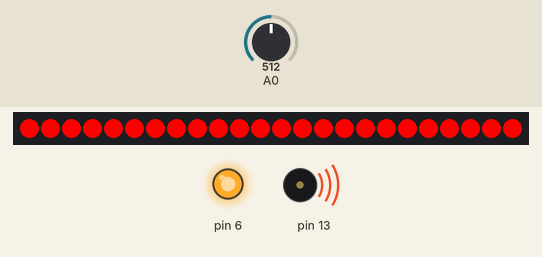
Simulated run of this sketch. Board: Arduino Uno, built with avr-gcc and run on an emulated ATmega328P. Shown: 24 RGB LEDs in strip order, left to right, output pins drawn as LEDs (lit = HIGH), buzzer (waves = sounding). Inputs (shaded band) come from the test bench; at power-on: A0 = 512.

Above: at 1.9 s.
2.0 s: A0 set to 14
At 3.5 s:
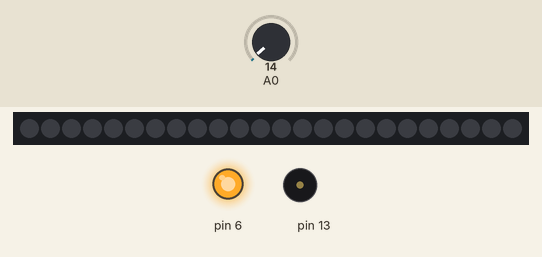
4.7 s: A0 set to 122
At 5.4 s:
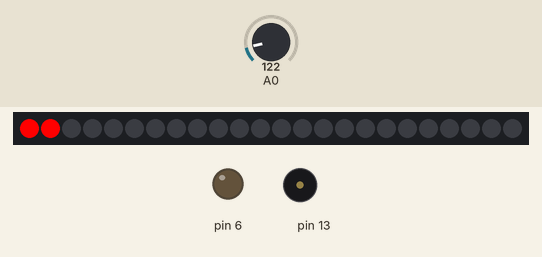
6.2 s: A0 set to 306
At 6.41 s:
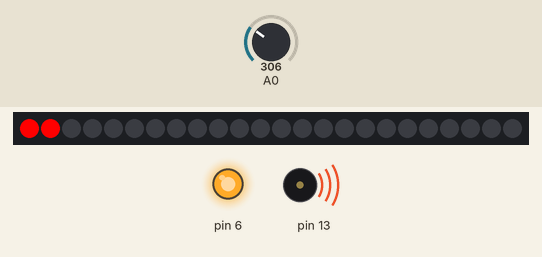
8.2 s: A0 set to 0
At 9.0 s:
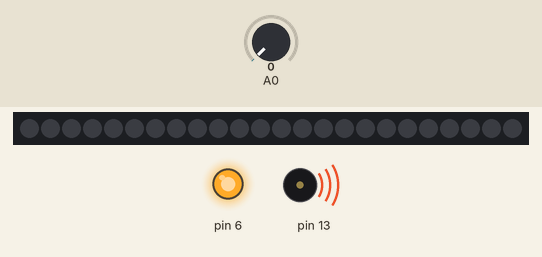
10.9 s: A0 set to 511
At 11.3 s:
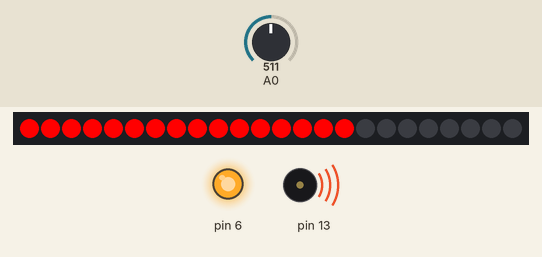
Timing chart, 0 to 13.8 s (numbered marks = the images above; inputs shaded):
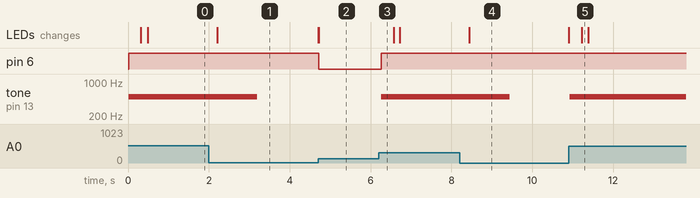

The sketch:

exercise3.ino
```cpp
// (C) Juan Garcia, Oscar Reina, Jan Manel, group: 19 (2023)
// Work package 4
// Exercise 3
// Submission code: eRw&9 (provided by your TA-s)

#include <Adafruit_NeoPixel.h>

//Declare temperature variable in celsius
int celsius = 0;

//Declare led ring object with library
Adafruit_NeoPixel strip = Adafruit_NeoPixel(24, 2, NEO_GRB + NEO_KHZ800);

//Setting up all of the pins used
void setup()
{
  // set up analog pin 0 as input
  pinMode(A0, INPUT);

  // set up digital pins 13 and 6 as output
  pinMode(13, OUTPUT);
  pinMode(6, OUTPUT);

  // begin the led ring
  strip.begin();

  // start serial
  Serial.begin(9600);
}


void loop()
{
  //Reading the temperature value
  int temperatureValue = analogRead(A0);


  //Convert the raw voltage reading obtained from the temperature sensor
  //into a temperature value in degrees Celsius

  // this two lines of code obtain voltage in mV
  float voltage = temperatureValue * 4.68;
  voltage /= 1024.0;
  // this line converts voltage to temperature
  float temperatureC = (voltage - 0.5) * 100;

  //Calculating the numLeds that should be lit up according to the temperature measurement
  float numLeds = (temperatureC * strip.numPixels()) / 85;

  // variable used to iterate in upcoming for loop
  int i = 0;

  //Setting the color to red (RGB) according to the number of LEDS obtained
  for(i=0; i < numLeds;i++) {
    strip.setPixelColor(i, strip.Color(255, 0, 0));
    //Update the LEDs to show the colors set by previous function call
    strip.show();
    delay(20);


   	//In case the number of leds happens to be the maximum we light up the single red LED
    //and activate the speaker
    if(numLeds >= 24) {
    	digitalWrite(6, HIGH);
      	tone(13, 500, 1000);
  	}
    //Once the number of leds is no longer the max, we stop lighting the single LED
    //and deactivate the speaker
    else {
    	digitalWrite(6, LOW);
      	tone(13, 0, 1000);
    }
  }

  //We use this loop in order to set no color to the LEDs that do not need to light up
  for(int j=i; j<strip.numPixels(); j++) {
    	strip.setPixelColor(j, strip.Color(0, 0, 0));
  }

  //Update the LEDs to show the colors set by previous function call
  strip.show();
}
```

exercise4.c
```cpp
// (C) Juan Garcia, Oscar Reina, Jan Manel, group: 19 (2023)
// Work package 4
// Exercise 4
// Submission code: eRw&9 (provided by your TA-s)

//Declaration of libraries
#include <stdio.h>
#include <string.h>
#include <stdlib.h>
#include <ctype.h>

// -----Functions Declarations -------
int search_number(int number, int tab[], int size);
void sort(int number, int tab[]);


// -----Functions Utils -------
int search_number(int number, int tab[], int size) {

    //Checking for the number in the array
    for(int i = 0; i < size; i ++) {
        if(tab[i] == number){
            //In case we find it we return its first occurrence and break the program (so we make sure it is only the first one)
            return i;
        }
    }
    //Return -1 breaking the program in case of no value found
    return -1;
}

void sort(int number, int tab[]) {
    int start = 0;
    //Looping through the array according to the new start value
    while (start < number) {
        //Saving the first value of the array
        int minValue = tab[start];
        //Saving the index of that first value
        int minIndex = start;
        //Looping over the list to find the minimum element
        for (int i = start; i < number; i++) {
            //Comparing each element of the array with the minimum to get the new smaller value with its index
            if (tab[i] < minValue) {
                minIndex = i;
                minValue = tab[i];
            }
        }

        //Swapping the minimum with the first in the list (start)
        int temp = tab[minIndex];
        tab[minIndex] = tab[start];
        tab[start] = temp;
        //Increasing the start of the array +1 since that part of the array is sorted
        start++;
    }
}

// Main function in the program, no program arguments supported
int main () {

    //Creating a dummy array to test
    int tab[] = {7, 1, 6, 3, 99, 3745, 87};
    //Getting the size of the array
    int size = sizeof(tab) / sizeof(tab[0]);

    //Searching for a specific number of the array
    int number = search_number(6, tab, size);
    //Sorting the test array
    sort(size, tab);

    //Printing the index of the number we were looking for
    printf("The number we are looking for is located at index %d\n", number);

    //Printing the already sorted array
    printf("Sorted array: ");
    for(int i = 0; i < size; i++) {
        printf("%d ", tab[i]);
    }
    printf("\n");
} 
```

Measured:
- after the input at 2.0 s, tone on pin 13: 500 Hz → silent after 1.2 s; the LEDs: change after 0.20 s (image 1)
- after the input at 4.7 s, pin 6: HIGH → LOW at once; the LEDs: first change at once (image 2 shows a later state)
- after the input at 6.2 s, pin 6: LOW → HIGH after 0.06 s; tone on pin 13: silent → 500 Hz after 0.06 s
- after the input at 8.2 s, tone on pin 13: 500 Hz → silent after 1.2 s; the LEDs: change after 0.24 s (image 4)
- after the input at 10.9 s, tone on pin 13: silent → 500 Hz at once; the LEDs: first change at once (image 5 shows a later state)
